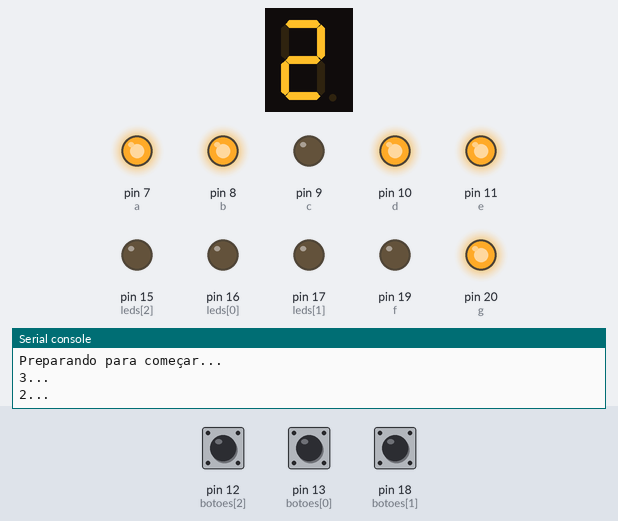
Simulated run of this program. Board: MicroPython board. Shown: 1-digit seven-segment display, output pins drawn as LEDs (lit = HIGH), the last lines printed to the serial console. The test bench sets the inputs (shaded band); at power-on: pin 18 (botoes[1]) HIGH, pin 12 (botoes[2]) HIGH, pin 13 (botoes[0]) HIGH. Random numbers come from a fixed seed; the segment pins are drawn as the display they are named for; pins used as bus, display or sensor lines are not drawn.

Above: at 1.2 s.
1.3 s: pin 18 (botoes[1]) pulled LOW for 3.2 s
At 4.5 s:
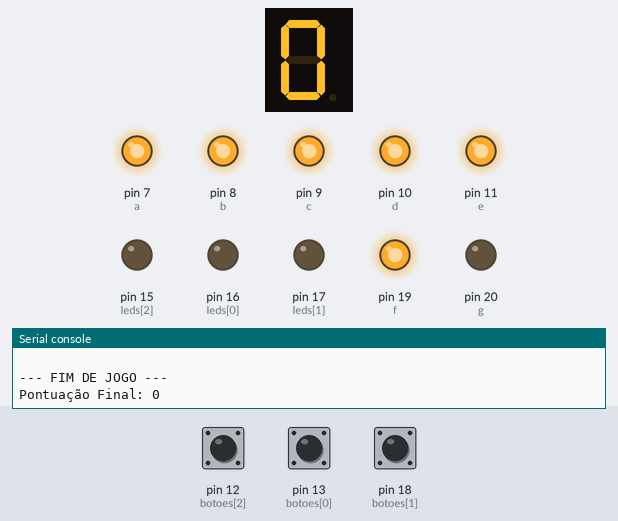
At 10.5 s:
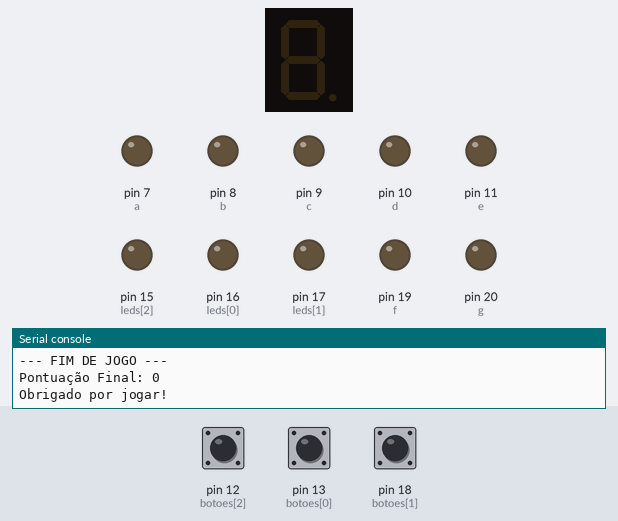
Timing chart, 0 to 12.0 s (numbered marks = the images above; inputs shaded):
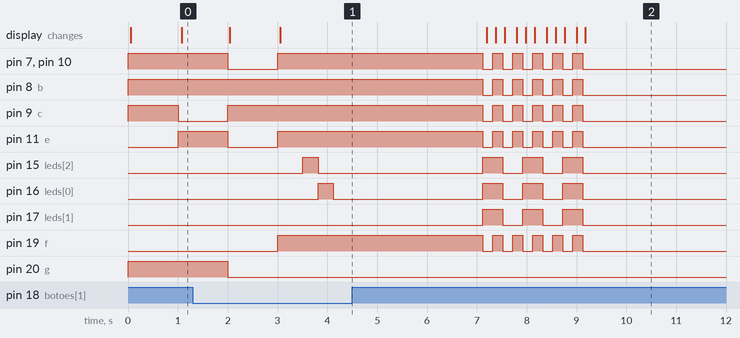

Measured:
- after the input at 1.3 s, pin 8 (b): alternates HIGH for 0.20 s and LOW for 0.20 s, 11 changes in all, then stays LOW, starting after 5.8 s; pin 17 (leds[1]): alternates HIGH for 0.40 s and LOW for 0.40 s, 6 changes in all, then stays LOW, starting after 5.8 s
- by itself, pin 9 (c), pin 19 (f): repeats every 0.40 s: LOW 0.20 s, HIGH 0.20 s, until it stays LOW from 9.1 s

The program:

JogoFinal.py
```python
import machine
import random
import utime

# --- CONFIGURAÇÃO DE HARDWARE ---
# Define os pinos GPIO para os componentes do jogo.

# Configuração dos LEDs do jogo (saídas)
leds = [
    machine.Pin(16, machine.Pin.OUT),  # Amarelo (GPIO16)
    machine.Pin(17, machine.Pin.OUT),  # Azul (GPIO17)
    machine.Pin(15, machine.Pin.OUT)   # Vermelho (GPIO15)
]

# Configuração dos botões do jogo (entradas com pull-up interno)
botoes = [
    machine.Pin(13, machine.Pin.IN, machine.Pin.PULL_UP), # Botão 1 (GPIO13)
    machine.Pin(18, machine.Pin.IN, machine.Pin.PULL_UP), # Botão 2 (GPIO18)
    machine.Pin(12, machine.Pin.IN, machine.Pin.PULL_UP)  # Botão 3 (GPIO12)
]

# --- CONFIGURAÇÃO E MAPEAMENTO DOS DISPLAYS DE 7 SEGMENTOS (CATODO COMUM) ---

# Mapeamento dos padrões de acendimento dos segmentos para cada dígito (0-9 e 'off').
# Para displays de Catodo Comum, enviar HIGH (1) para o pino do segmento o acende.
# Ordem dos bits na tupla: (a, b, c, d, e, f, g).
digits_patterns = {
    '0': (1, 1, 1, 1, 1, 1, 0),
    '1': (0, 1, 1, 0, 0, 0, 0),
    '2': (1, 1, 0, 1, 1, 0, 1),
    '3': (1, 1, 1, 1, 0, 0, 1),
    '4': (0, 1, 1, 0, 0, 1, 1),
    '5': (1, 0, 1, 1, 0, 1, 1),
    '6': (1, 0, 1, 1, 1, 1, 1),
    '7': (1, 1, 1, 0, 0, 0, 0),
    '8': (1, 1, 1, 1, 1, 1, 1),
    '9': (1, 1, 1, 1, 0, 1, 1),
    'off': (0, 0, 0, 0, 0, 0, 0) # Apaga todos os segmentos
}

# Ordem dos segmentos conforme esperado pelas tuplas em digits_patterns.
segment_order_for_bits = ['a', 'b', 'c', 'd', 'e', 'f', 'g']

# Configuração dos pinos GPIO para cada segmento dos dois displays (unidades e dezenas).
all_display_configs = [
    {
        'name': 'unidades', # Display da direita (menos significativo)
        'pins': {
            'a': machine.Pin(0, machine.Pin.OUT), 'b': machine.Pin(1, machine.Pin.OUT),
            'c': machine.Pin(2, machine.Pin.OUT), 'd': machine.Pin(3, machine.Pin.OUT),
            'e': machine.Pin(4, machine.Pin.OUT), 'f': machine.Pin(6, machine.Pin.OUT),
            'g': machine.Pin(5, machine.Pin.OUT),
        }
    },
    {
        'name': 'dezenas', # Display da esquerda (mais significativo)
        'pins': {
            'a': machine.Pin(7, machine.Pin.OUT), 'b': machine.Pin(8, machine.Pin.OUT),
            'c': machine.Pin(9, machine.Pin.OUT), 'd': machine.Pin(10, machine.Pin.OUT),
            'e': machine.Pin(11, machine.Pin.OUT), 'f': machine.Pin(19, machine.Pin.OUT),
            'g': machine.Pin(20, machine.Pin.OUT)
        }
    }
]


# --- VARIÁVEIS DE ESTADO DO JOGO ---
# Controlam o fluxo e as regras do jogo.
pontuacao = 0
vidas = 3
jogo_ativo = True       # Flag que mantém o loop principal do jogo rodando.
led_atual = -1          # Índice do LED (0-2) que está aceso, representando a "marmota".
ultimo_botao_pressionado_tempo = [0, 0, 0] # Timestamps para debounce de cada botão.
tempo_inicio_led = 0    # Timestamp de quando a "marmota" atual apareceu.

# Sistema de fases para progressão de dificuldade.
fase = 1
proxima_fase = 5       # Pontuação necessária para avançar de fase.
TEMPO_BASE = 3000      # Tempo (ms) que a marmota fica acesa (diminui com as fases).

# Constantes do jogo
PONTOS_ACERTO = 1      # Pontos ganhos por acerto.
DEBOUNCE_TIME = 300    # Intervalo (ms) para evitar leituras múltiplas de um botão.


# --- FUNÇÕES DE CONTROLE DO DISPLAY ---

# Apaga completamente ambos os displays.
def turn_off_all_displays():
    for display_conf in all_display_configs:
        for pin_obj in display_conf['pins'].values():
            pin_obj.value(0) # Para Catodo Comum, LOW (0) desliga o segmento.

# Exibe um único dígito (0-9 ou 'off') em um display específico.
def _display_single_digit_on_display(display_conf, digit_char, show_dp=False):
    # Limpa o display antes de acender novos segmentos.
    for pin_obj in display_conf['pins'].values():
        pin_obj.value(0)

    if digit_char not in digits_patterns:
        # Ação para dígito inválido, previne erro mas loga no console.
        print(f"Dígito inválido para display {display_conf['name']}: {digit_char}")
        return

    segment_values = digits_patterns[digit_char]

    # Acende os segmentos corretos conforme o padrão do dígito.
    for i, seg_name in enumerate(segment_order_for_bits):
        display_conf['pins'][seg_name].value(segment_values[i])

    # Controle do ponto decimal (não utilizado neste jogo, mas a função suporta).
    if 'dp' in display_conf['pins']:
        display_conf['pins']['dp'].value(1 if show_dp else 0)

# Exibe a pontuação (0-99) nos dois displays de 7 segmentos.
def display_score(score_value):
    # Limita a pontuação a 99 para caber nos dois dígitos.
    score_value = score_value % 100

    tens_digit = score_value // 10  # Dígito das dezenas.
    units_digit = score_value % 10 # Dígito das unidades.

    # Exibe dezenas no display da esquerda e unidades no da direita.
    _display_single_digit_on_display(all_display_configs[1], str(tens_digit))
    _display_single_digit_on_display(all_display_configs[0], str(units_digit))


# --- FUNÇÕES DO JOGO ---

# Gerencia a transição para a próxima fase do jogo.
def atualizar_fase():
    global fase, TEMPO_BASE, vidas, proxima_fase, pontuacao

    # Efeito visual para indicar transição de fase (LEDs piscam, displays mostram score).
    for _ in range(3):
        for led in leds:
            led.on()
        turn_off_all_displays()
        utime.sleep_ms(150)
        for led in leds:
            led.off()
        display_score(pontuacao)
        utime.sleep_ms(150)

    fase += 1
    # Aumenta a dificuldade reduzindo o tempo de reação (mínimo 1 segundo).
    TEMPO_BASE = max(1000, TEMPO_BASE - 500)
    vidas = 3 # Vidas são resetadas no início de cada nova fase.
    proxima_fase += 5 # Define a nova meta de pontuação.

    print(f"\n--- FASE {fase} ---")
    # ... (prints de console para depuração/informação)

    # Contagem regressiva (3-2-1) exibida em ambos os displays antes da fase iniciar.
    print("Nova fase começando em...")
    for i in range(3, 0, -1):
        print(f"{i}...")
        _display_single_digit_on_display(all_display_configs[0], str(i))
        _display_single_digit_on_display(all_display_configs[1], str(i))
        utime.sleep(1)

    # Limpa os LEDs e displays e mostra a pontuação atual antes de iniciar.
    for led in leds:
        led.off()
    turn_off_all_displays()
    display_score(pontuacao)
    utime.sleep(0.5)

    acender_novo_led() # Inicia a primeira rodada da nova fase.

# Acende uma "marmota" (LED) aleatória e marca o tempo.
def acender_novo_led():
    global led_atual, tempo_inicio_led
    # Garante que todos os LEDs estejam apagados antes de acender um novo.
    for led in leds:
        led.off()

    led_atual = random.randint(0, 2) # Escolhe um dos 3 LEDs aleatoriamente.
    leds[led_atual].on()
    tempo_inicio_led = utime.ticks_ms() # Registra quando o LED acendeu.
    # ultimo_botao_pressionado_tempo é resetado individualmente em verificar_botoes.

# Verifica o estado dos botões, processa acertos/erros e debounce.
def verificar_botoes():
    global pontuacao, vidas, jogo_ativo, ultimo_botao_pressionado_tempo
    tempo_atual = utime.ticks_ms()

    for i in range(3): # Itera sobre os 3 botões.
        # Lógica de debounce: processa o botão apenas se DEBOUNCE_TIME tiver passado.
        if botoes[i].value() == 0 and utime.ticks_diff(tempo_atual, ultimo_botao_pressionado_tempo[i]) > DEBOUNCE_TIME:
            ultimo_botao_pressionado_tempo[i] = tempo_atual # Atualiza o timestamp do debounce para este botão.

            if i == led_atual: # Jogador acertou a marmota correta.
                pontuacao += PONTOS_ACERTO
                print(f"Acerto! +{PONTOS_ACERTO} (Total: {pontuacao})")
                display_score(pontuacao)

                if pontuacao >= proxima_fase:
                    atualizar_fase() # Passa para a próxima fase.
                else:
                    acender_novo_led() # Continua na fase atual, nova marmota.
                return True # Ação de acerto processada.
            else: # Jogador pressionou o botão errado.
                vidas -= 1
                print(f"Errou! Vidas: {vidas}")

                if vidas <= 0:
                    fim_do_jogo() # Fim de jogo se não houver mais vidas.
                else:
                    acender_novo_led() # Nova marmota, jogador ainda tem vidas.
                return False # Ação de erro processada.
    return None # Nenhum botão relevante foi pressionado e processado nesta chamada.

# Encerra o jogo e exibe a pontuação final com efeitos visuais.
def fim_do_jogo():
    global jogo_ativo

    jogo_ativo = False # Interrompe o loop principal do jogo.

    for led in leds:
        led.off() # Apaga todas as marmotas.

    print(f"\n--- FIM DE JOGO ---")
    print(f"Pontuação Final: {pontuacao}")

    display_score(pontuacao) # Mostra a pontuação final.
    utime.sleep(3)

    # Efeito visual de "Game Over" piscando LEDs e displays.
    for _ in range(5):
        for led_obj in leds:
            led_obj.toggle()
        turn_off_all_displays()
        utime.sleep_ms(200)
        display_score(pontuacao) # Reexibe a pontuação durante o pisca-pisca.
        utime.sleep_ms(200)

    # Limpa LEDs e displays ao final do efeito.
    for led in leds:
        led.off()
    turn_off_all_displays()

# --- INÍCIO DO JOGO ---
# Bloco de inicialização principal do jogo.

print("WHACK THE MOLE!")
# ... (instruções no console)

# Prepara o estado inicial dos componentes visuais.
turn_off_all_displays()
for led in leds:
    led.off()

# Informações iniciais da Fase 1 e contagem regressiva.
print(f"\n--- FASE {fase} ---")
# ... (prints de console)
print("Preparando para começar...")
for i in range(3, 0, -1):
    print(f"{i}...")
    # Contagem regressiva exibida em ambos os displays.
    _display_single_digit_on_display(all_display_configs[0], str(i))
    _display_single_digit_on_display(all_display_configs[1], str(i))
    utime.sleep(1)

# Exibe a pontuação inicial (00) após a contagem.
display_score(pontuacao)
utime.sleep(0.5)

acender_novo_led() # Acende a primeira marmota.

# --- LOOP PRINCIPAL DO JOGO ---
# Mantém o jogo rodando enquanto 'jogo_ativo' for True.
while jogo_ativo:
    # Verifica se o tempo para acertar a marmota atual esgotou.
    if utime.ticks_diff(utime.ticks_ms(), tempo_inicio_led) > TEMPO_BASE:
        vidas -= 1
        print(f"Tempo esgotado! Vidas restantes: {vidas}")

        if vidas <= 0:
            fim_do_jogo()
        else:
            acender_novo_led() # Nova rodada se ainda houver vidas.

    if not jogo_ativo: # Se fim_do_jogo() foi chamado por timeout.
        break

    # Verifica e processa os botões pressionados.
    verificar_botoes()

    if not jogo_ativo: # Se fim_do_jogo() foi chamado por erro em verificar_botoes().
        break

    utime.sleep_ms(10) # Pequeno delay para otimizar o uso da CPU.

print("Obrigado por jogar!")
```
